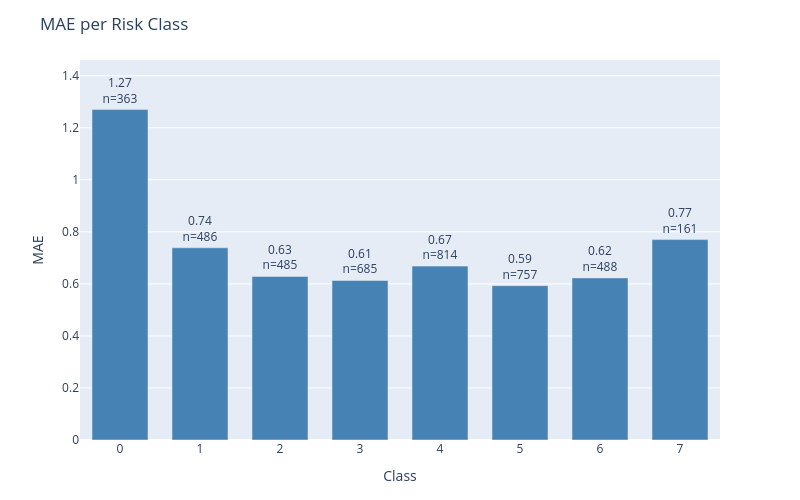

Here is the notebook cell this chart was saved with:
### Code cell
plot_error_by_group(
    df=results_test,
    y_true_col='actual',
    y_pred_col='prediction',
    group_by='class',
    metric='mae',
    title='MAE per Risk Class'
)

### Figure 1 — Plotly figure (JSON) as saved in the notebook; plotly's stock layout.template omitted (floating-point values rounded to 4 significant figures)
{"data": [{"marker": {"color": "steelblue"}, "text": ["1.27<br>n=363", "0.74<br>n=486", "0.63<br>n=485", "0.61<br>n=685", "0.67<br>n=814", "0.59<br>n=757", "0.62<br>n=488", "0.77<br>n=161"], "textposition": "outside", "type": "bar", "x": ["0", "1", "2", "3", "4", "5", "6", "7"], "y": [1.27, 0.7387, 0.6289, 0.6131, 0.6683, 0.5931, 0.623, 0.7702]}], "layout": {"bargap": 0.3, "height": 500, "margin": {"b": 60, "t": 60}, "title": {"text": "MAE per Risk Class"}, "uniformtext": {"minsize": 8, "mode": "hide"}, "width": 800, "xaxis": {"title": {"text": "Class"}}, "yaxis": {"range": [0, 1.46], "title": {"text": "MAE"}}}}
